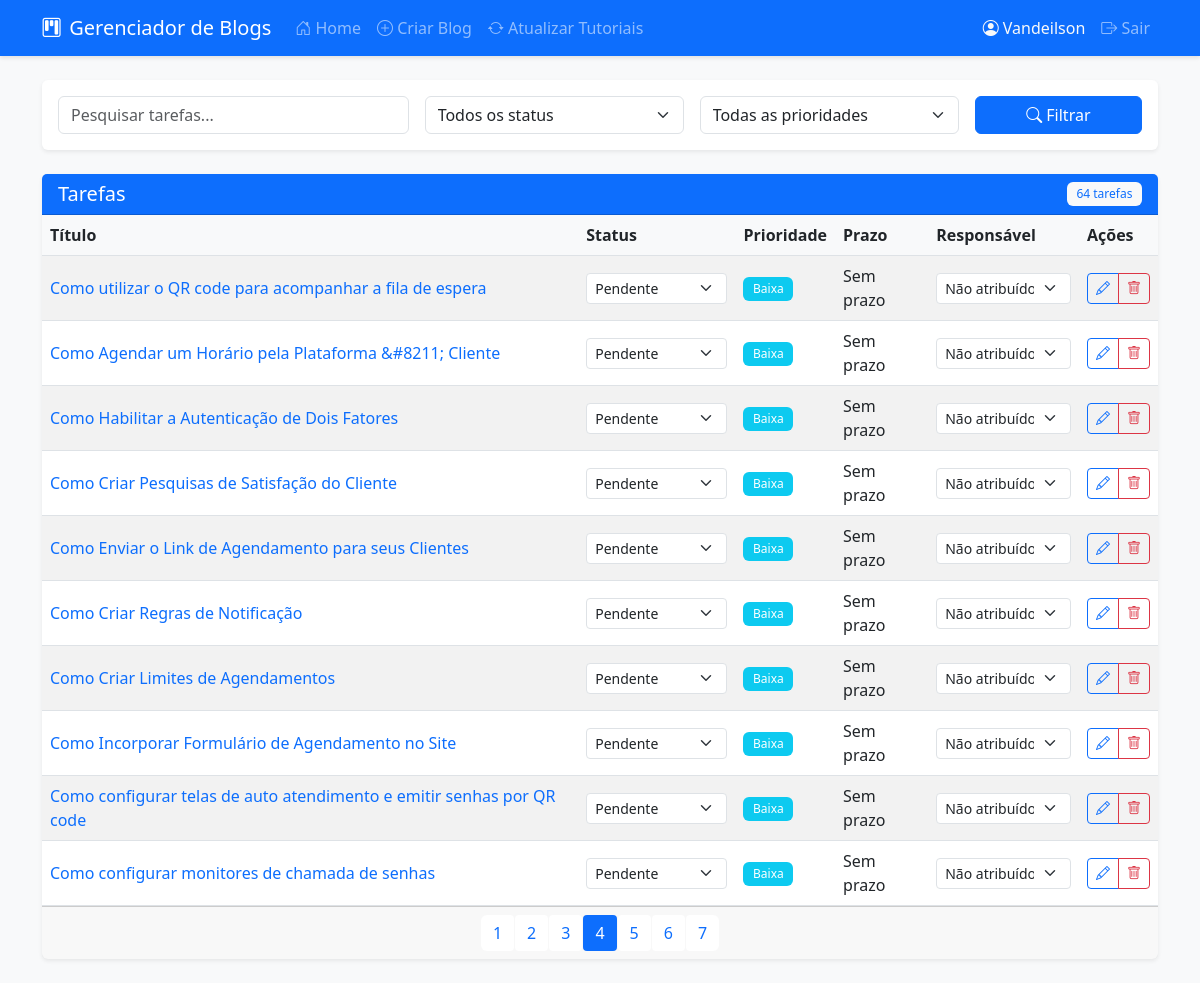
The app's page /?page=4&search= (signed in) with its own data.
### app.py (models this page shows)
class User(db.Model):
    id = db.Column(db.Integer, primary_key=True)
    username = db.Column(db.String(80), unique=True, nullable=False)
    password = db.Column(db.String(120), nullable=False)
    role = db.Column(db.String(20), nullable=False, default='reviewer')
    tasks = db.relationship('Task', backref='assignee', lazy=True)
    comments = db.relationship('TaskComment', backref='user', lazy=True)

class Task(db.Model):
    id = db.Column(db.Integer, primary_key=True)
    title = db.Column(db.String(200), nullable=False)      # Mantido
    status = db.Column(db.String(20), default='pending')   # Mantido
    priority = db.Column(db.Integer, default=3)            # Mantido
    deadline = db.Column(db.DateTime)                      # Mantido
    created_at = db.Column(db.DateTime, default=datetime.utcnow)
    updated_at = db.Column(db.DateTime, default=datetime.utcnow, onupdate=datetime.utcnow)
    assigned_to = db.Column(db.Integer, db.ForeignKey('user.id'))  # Mantido
    url = db.Column(db.String(500))                        # Mantido
    is_active = db.Column(db.Boolean, default=True)        # Mantido
    comments = db.relationship('TaskComment', backref='task', lazy=True, order_by='TaskComment.created_at')  # Mantido

### app.py (the view)
@app.route('/')
@login_required
def index():
    page = request.args.get('page', 1, type=int)
    per_page = 10
    query = Task.query.filter_by(is_active=True)
    status_filter = request.args.get('status')
    priority_filter = request.args.get('priority', type=int)
    search = request.args.get('search', '').strip()
    if status_filter:
        query = query.filter_by(status=status_filter)
    if priority_filter:
        query = query.filter_by(priority=priority_filter)
    if search:
        query = query.filter(Task.title.ilike(f'%{search}%'))
    if session.get('role') != 'admin':
        query = query.filter_by(assigned_to=session['user_id'])
    tasks = query.order_by(Task.priority.asc(), Task.deadline.asc())\
                .paginate(page=page, per_page=per_page, error_out=False)
    users = User.query.all() if session.get('role') == 'admin' else []
    return render_template('index.html',
                         tasks=tasks,
                         users=users,
                         status_filter=status_filter,
                         priority_filter=priority_filter,
                         search=search)

### app.py (called while the page is built)
def login_required(f):
    @wraps(f)
    def decorated_function(*args, **kwargs):
        if 'user_id' not in session:
            return redirect(url_for('login'))
        return f(*args, **kwargs)
    return decorated_function

### templates/index.html (shortened to what this page needs)
{% extends "base.html" %}
{% block content %}
<div class="row mb-4">
    <div class="col-md-12">
        <div class="card">
            <div class="card-body">
                <form method="GET" class="row g-3">
                    <div class="col-md-4">
                        <input type="text" class="form-control" name="search" placeholder="Pesquisar tarefas..." value="{{ search }}">
                    </div>
                    <div class="col-md-3">
                        <select class="form-select" name="status">
                            <option value="">Todos os status</option>
                        </select>
                    </div>
                    <div class="col-md-3">
                        <select class="form-select" name="priority">
                            <option value="">Todas as prioridades</option>
                        </select>
                    </div>
                    <div class="col-md-2">
                        <button type="submit" class="btn btn-primary w-100">
                            <i class="bi bi-search"></i> Filtrar
                        </button>
                    </div>
                </form>
            </div>
        </div>
    </div>
</div>
<div class="row">
    <div class="col-md-12">
        <div class="card">
            <div class="card-header bg-primary text-white d-flex justify-content-between align-items-center">
                <h5 class="mb-0">Tarefas</h5>
                <span class="badge bg-light text-primary">{{ tasks.total }} tarefas</span>
            </div>
            <div class="table-responsive">
                <table class="table table-hover table-striped mb-0">
                    <thead>
                        <tr>
                            <th>Título</th>
                            <th>Status</th>
                            <th>Prioridade</th>
                            <th>Prazo</th>
                            <th>Responsável</th>
                            <th>Ações</th>
                        </tr>
                    </thead>
                    <tbody>
                        {% for task in tasks.items %}
                        <tr>
                            <td>
                                <a href="{{ task.url }}" target="_blank" class="text-decoration-none">
                                    {{ task.title }}
                                </a>
                            </td>
                            <td>
                                <select class="form-select form-select-sm status-select" data-task-id="{{ task.id }}"
                                    {% if session.role != 'admin' and task.assigned_to != session.user_id %}disabled{% endif %}>
                                    <option value="pending" {% if task.status == 'pending' %}selected{% endif %}>Pendente</option>
                                </select>
                            </td>
                            <td>
                                <span class="badge {% if task.priority == 1 %}bg-danger{% elif task.priority == 2 %}bg-warning{% else %}bg-info{% endif %}">
                                    {% if task.priority == 1 %}Alta{% elif task.priority == 2 %}Média{% else %}Baixa{% endif %}
                                </span>
                            </td>
                            <td>
                                {% if task.deadline %}
                                    {{ task.deadline.strftime('%d/%m/%Y') }}
                                {% else %}
                                    Sem prazo
                                {% endif %}
                            </td>
                            <td>
                                {% if session.role == 'admin' %}
                                <select class="form-select form-select-sm assign-select" data-task-id="{{ task.id }}">
                                    <option value="">Não atribuído</option>
                                </select>
                                {% else %}
                                {{ task.assignee.username if task.assignee else 'Não atribuído' }}
                                {% endif %}
                            </td>
                            <td>
                                <div class="btn-group">
                                    <button type="button" class="btn btn-sm btn-outline-primary"
                                            data-bs-toggle="modal" data-bs-target="#taskModal"
                                            data-task-id="{{ task.id }}"
                                            data-task-title="{{ task.title }}"
                                            data-task-deadline="{{ task.deadline.strftime('%Y-%m-%d') if task.deadline else '' }}"
                                            data-task-priority="{{ task.priority }}">
                                        <i class="bi bi-pencil"></i>
                                    </button>
                                    {% if session.role == 'admin' %}
                                    <button type="button" class="btn btn-sm btn-outline-danger delete-task" data-task-id="{{ task.id }}">
                                        <i class="bi bi-trash"></i>
                                    </button>
                                    {% endif %}
                                </div>
                            </td>
                        </tr>
                        {% endfor %}
                    </tbody>
                </table>
            </div>
            {% if tasks.pages > 1 %}
            <div class="card-footer">
                <nav>
                    <ul class="pagination justify-content-center mb-0">
                        {% for page in range(1, tasks.pages + 1) %}
                        <li class="page-item {% if page == tasks.page %}active{% endif %}">
                            <a class="page-link" href="{{ url_for('index', page=page, status=status_filter, priority=priority_filter, search=search) }}">
                                {{ page }}
                            </a>
                        </li>
                        {% endfor %}
                    </ul>
                </nav>
            </div>
            {% endif %}
        </div>
    </div>
</div>
{% endblock %}

### templates/base.html (shortened to what this page needs)
<!DOCTYPE html>
<html lang="pt-BR">
<head>
    <link href="https://cdn.jsdelivr.net/npm/bootstrap@5.3.0/dist/css/bootstrap.min.css" rel="stylesheet">
    <link href="https://cdn.jsdelivr.net/npm/bootstrap-icons@1.10.0/font/bootstrap-icons.css" rel="stylesheet">
    <link href="{{ url_for('static', filename='css/style.css') }}" rel="stylesheet">
</head>
<body>
    <nav class="navbar navbar-expand-lg navbar-dark bg-primary">
        <div class="container">
            <a class="navbar-brand" href="{{ url_for('index') }}">
                <i class="bi bi-kanban me-2"></i>Gerenciador de Blogs
            </a>
            {% if session.get('user_id') %}
            <div class="collapse navbar-collapse" id="navbarNav">
                <ul class="navbar-nav me-auto">
                    <li class="nav-item">
                        <a class="nav-link" href="{{ url_for('index') }}">
                            <i class="bi bi-house-door"></i> Home
                        </a>
                    </li>
                    <li class="nav-item">
                        <a class="nav-link" href="{{ url_for('create_task') }}">
                            <i class="bi bi-plus-circle"></i> Criar Blog
                        </a>
                    </li>
                    {% if session.get('role') == 'admin' %}
                    <li class="nav-item">
                        <a class="nav-link sync-tasks" href="#" data-bs-toggle="modal" data-bs-target="#syncModal">
                            <i class="bi bi-arrow-repeat"></i> Atualizar Tutoriais
                        </a>
                    </li>
                    {% endif %}
                </ul>
                <ul class="navbar-nav">
                    <li class="nav-item">
                        <span class="nav-link text-light">
                            <i class="bi bi-person-circle"></i> {{ session.get('username') }}
                        </span>
                    </li>
                    <li class="nav-item">
                        <a class="nav-link" href="{{ url_for('logout') }}">
                            <i class="bi bi-box-arrow-right"></i> Sair
                        </a>
                    </li>
                </ul>
            </div>
            {% endif %}
        </div>
    </nav>
    <main class="container my-4">
        {% block content %}{% endblock %}
    </main>
</body>
</html>

### static/css/style.css (style rules this page uses)
:root { --primary-color: #0d6efd; --secondary-color: #6c757d; --success-color: #198754; --danger-color: #dc3545; --warning-color: #ffc107; --info-color: #0dcaf0; }
body { min-height: 100vh; display: flex; flex-direction: column; background-color: #f8f9fa; }
main { flex: 1; }
.navbar { box-shadow: 0 2px 4px rgba(0,0,0,.1); }
.navbar-brand i { font-size: 1.2rem; }
.card { border: none; box-shadow: 0 0.125rem 0.25rem rgba(0,0,0,.075); transition: transform 0.2s ease-in-out; }
.table { margin-bottom: 0; }
.table th { border-top: none; background-color: #f8f9fa; }
.table td { vertical-align: middle; }
.badge { padding: 0.5em 0.8em; font-weight: 500; }
.pagination { margin-bottom: 0; }
.page-link { border: none; margin: 0 2px; border-radius: 4px; }
.page-item.active .page-link { background-color: var(--primary-color); border-color: var(--primary-color); }

### records on screen
User: get "Vandeilson"
Task: title "Como utilizar o QR code para acompanhar a fila de espera", status+id "Pendente", priority "Baixa", shows "Sem prazo"
Task: title "Como Agendar um Horário pela Plataforma &#8211; Cliente", status+id "Pendente", priority "Baixa", shows "Sem prazo"
Task: title "Como Habilitar a Autenticação de Dois Fatores", status+id "Pendente", priority "Baixa", shows "Sem prazo"
Task: title "Como Criar Pesquisas de Satisfação do Cliente", status+id "Pendente", priority "Baixa", shows "Sem prazo"
Task: title "Como Enviar o Link de Agendamento para seus Clientes", status+id "Pendente", priority "Baixa", shows "Sem prazo"
Task: title "Como Criar Regras de Notificação", status+id "Pendente", priority "Baixa", shows "Sem prazo"
Task: title "Como Criar Limites de Agendamentos", status+id "Pendente", priority "Baixa", shows "Sem prazo"
Task: title "Como Incorporar Formulário de Agendamento no Site", status+id "Pendente", priority "Baixa", shows "Sem prazo"
Task: title "Como configurar telas de auto atendimento e emitir senhas por QR code", status+id "Pendente", priority "Baixa", shows "Sem prazo"
Task: title "Como configurar monitores de chamada de senhas", status+id "Pendente", priority "Baixa", shows "Sem prazo"

### other values on screen
{{ tasks.total }} "64"
{{ page }} "1" "2" "3" "4" "5" "6" "7"
